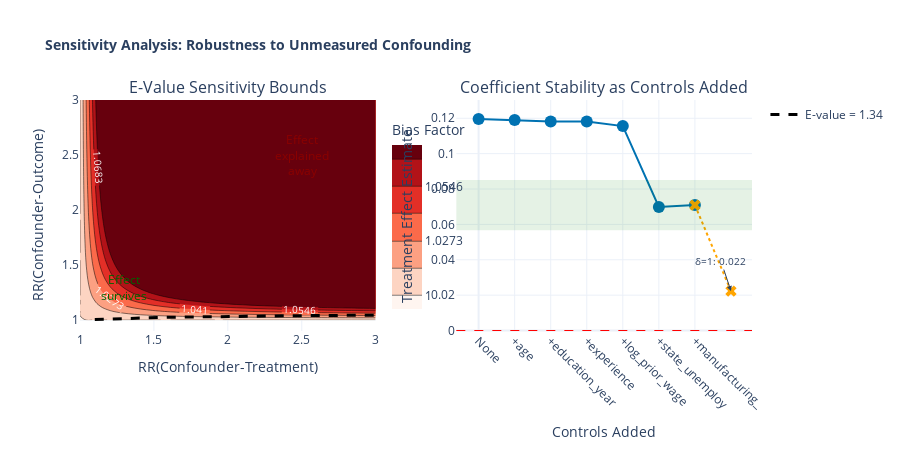

Notebook code for this chart:
### Code cell
# =============================================================================
# Sensitivity Analysis Visualization
# =============================================================================

fig = make_subplots(
    rows=1, cols=2,
    subplot_titles=(
        'E-Value Sensitivity Bounds',
        'Coefficient Stability as Controls Added'
    ),
    horizontal_spacing=0.12
)

# 1. E-Value contour plot
# Show combinations of confounder-treatment and confounder-outcome associations
# that could explain away the effect
gamma_range = np.linspace(1, 3, 50)  # RR with treatment
delta_range = np.linspace(1, 3, 50)  # RR with outcome

# Maximum bias from confounding (VanderWeele)
def max_bias_factor(gamma, delta):
    return (gamma * delta) / (gamma + delta - 1)

bias_grid = np.zeros((len(gamma_range), len(delta_range)))
for i, g in enumerate(gamma_range):
    for j, d in enumerate(delta_range):
        bias_grid[i, j] = max_bias_factor(g, d)

# Create contour for E-value threshold
fig.add_trace(
    go.Contour(
        x=gamma_range, y=delta_range, z=bias_grid.T,
        colorscale='Reds',
        contours=dict(
            start=1.0,
            end=rr_estimate,
            size=(rr_estimate-1)/5,
            showlabels=True,
            labelfont=dict(size=10, color='white')
        ),
        colorbar=dict(title='Bias Factor', x=0.45, len=0.9),
        showscale=True,
        name='Bias Factor'
    ),
    row=1, col=1
)

# Add E-value line (combinations that exactly explain away effect)
e_line_x = np.linspace(1.1, 3, 50)
e_line_y = (rr_estimate * (e_line_x - 1) + 1) / e_line_x

fig.add_trace(
    go.Scatter(
        x=e_line_x, y=e_line_y,
        mode='lines',
        line=dict(color='black', width=3, dash='dash'),
        name=f'E-value = {e_val:.2f}'
    ),
    row=1, col=1
)

# Add annotation for "safe zone"
fig.add_annotation(
    x=1.3, y=1.3,
    text='Effect<br>survives',
    showarrow=False,
    font=dict(size=12, color='darkgreen'),
    row=1, col=1
)
fig.add_annotation(
    x=2.5, y=2.5,
    text='Effect<br>explained<br>away',
    showarrow=False,
    font=dict(size=12, color='darkred'),
    row=1, col=1
)

# 2. Coefficient stability plot
n_controls = len(stability_df)
x_pos = list(range(n_controls))

fig.add_trace(
    go.Scatter(
        x=x_pos, y=stability_df['Estimate'],
        mode='lines+markers',
        marker=dict(size=12, color=COLORS[0]),
        line=dict(color=COLORS[0], width=2),
        name='Treatment Effect',
        showlegend=False
    ),
    row=1, col=2
)

# Add reference line at zero
fig.add_hline(y=0, line_dash='dash', line_color='red', line_width=1, row=1, col=2)

# Add shaded region for "stable" zone (within 20% of final estimate)
final_est = stability_df.iloc[-1]['Estimate']
fig.add_hrect(
    y0=final_est * 0.8, y1=final_est * 1.2,
    fillcolor='green', opacity=0.1,
    line_width=0, row=1, col=2
)

# Extrapolation line (Oster approach)
# If selection on unobservables = selection on observables
if len(stability_df) > 1:
    extrapolated = 2 * final_est - stability_df.iloc[0]['Estimate']
    fig.add_trace(
        go.Scatter(
            x=[n_controls-1, n_controls],
            y=[final_est, extrapolated],
            mode='lines+markers',
            marker=dict(size=10, symbol='x', color='orange'),
            line=dict(color='orange', width=2, dash='dot'),
            name='δ=1 extrapolation',
            showlegend=False
        ),
        row=1, col=2
    )
    fig.add_annotation(
        x=n_controls, y=extrapolated,
        text=f'δ=1: {extrapolated:.3f}',
        showarrow=True, arrowhead=2,
        font=dict(size=10),
        row=1, col=2
    )

fig.update_layout(
    title=dict(text='<b>Sensitivity Analysis: Robustness to Unmeasured Confounding</b>',
               font=dict(size=14)),
    height=450,
    showlegend=True,
    template='plotly_white'
)

fig.update_xaxes(title_text='RR(Confounder-Treatment)', row=1, col=1)
fig.update_yaxes(title_text='RR(Confounder-Outcome)', row=1, col=1)
fig.update_xaxes(title_text='Controls Added', tickvals=x_pos, 
                 ticktext=[s[:15] for s in stability_df['Controls']], tickangle=45, row=1, col=2)
fig.update_yaxes(title_text='Treatment Effect Estimate', row=1, col=2)

fig.show()

print("\n💡 VISUALIZATION INSIGHTS:")
print("   Left panel: Combinations of confounder associations that could explain away the effect")
print("   Right panel: Stability of estimate as controls are added (Oster 2019 approach)")

### Figure 1 — Plotly figure (JSON) as saved in the notebook; plotly's stock layout.template omitted (floating-point values rounded to 4 significant figures; data arrays with more than 128 entries replaced by an {"elided": "..."} marker saying what was removed)
{"data": [{"colorbar": {"len": 0.9, "title": {"text": "Bias Factor"}, "x": 0.45}, "colorscale": [[0, "rgb(255,245,240)"], [0.125, "rgb(254,224,210)"], [0.25, "rgb(252,187,161)"], [0.375, "rgb(252,146,114)"], [0.5, "rgb(251,106,74)"], [0.625, "rgb(239,59,44)"], [0.75, "rgb(203,24,29)"], [0.875, "rgb(165,15,21)"], [1, "rgb(103,0,13)"]], "contours": {"end": 1.068, "labelfont": {"color": "white", "size": 10}, "showlabels": true, "size": 0.01366, "start": 1}, "name": "Bias Factor", "showscale": true, "type": "contour", "x": [1.0, 1.041, 1.082, 1.122, 1.163, 1.204, 1.245, 1.286, 1.327, 1.367, 1.408, 1.449, 1.49, 1.531, 1.571, 1.612, 1.653, 1.694, 1.735, 1.776, 1.816, 1.857, 1.898, 1.939, 1.98, 2.02, 2.061, 2.102, 2.143, 2.184, 2.224, 2.265, 2.306, 2.347, 2.388, 2.429, 2.469, 2.51, 2.551, 2.592, 2.633, 2.673, 2.714, 2.755, 2.796, 2.837, 2.878, 2.918, 2.959, 3.0], "xaxis": "x", "y": [1.0, 1.041, 1.082, 1.122, 1.163, 1.204, 1.245, 1.286, 1.327, 1.367, 1.408, 1.449, 1.49, 1.531, 1.571, 1.612, 1.653, 1.694, 1.735, 1.776, 1.816, 1.857, 1.898, 1.939, 1.98, 2.02, 2.061, 2.102, 2.143, 2.184, 2.224, 2.265, 2.306, 2.347, 2.388, 2.429, 2.469, 2.51, 2.551, 2.592, 2.633, 2.673, 2.714, 2.755, 2.796, 2.837, 2.878, 2.918, 2.959, 3.0], "yaxis": "y", "z": {"elided": "50x50 float values"}}, {"line": {"color": "black", "dash": "dash", "width": 3}, "mode": "lines", "name": "E-value = 1.34", "type": "scatter", "x": [1.1, 1.139, 1.178, 1.216, 1.255, 1.294, 1.333, 1.371, 1.41, 1.449, 1.488, 1.527, 1.565, 1.604, 1.643, 1.682, 1.72, 1.759, 1.798, 1.837, 1.876, 1.914, 1.953, 1.992, 2.031, 2.069, 2.108, 2.147, 2.186, 2.224, 2.263, 2.302, 2.341, 2.38, 2.418, 2.457, 2.496, 2.535, 2.573, 2.612, 2.651, 2.69, 2.729, 2.767, 2.806, 2.845, 2.884, 2.922, 2.961, 3.0], "xaxis": "x", "y": [1.006, 1.008, 1.01, 1.012, 1.014, 1.016, 1.017, 1.018, 1.02, 1.021, 1.022, 1.024, 1.025, 1.026, 1.027, 1.028, 1.029, 1.029, 1.03, 1.031, 1.032, 1.033, 1.033, 1.034, 1.035, 1.035, 1.036, 1.036, 1.037, 1.038, 1.038, 1.039, 1.039, 1.04, 1.04, 1.04, 1.041, 1.041, 1.042, 1.042, 1.043, 1.043, 1.043, 1.044, 1.044, 1.044, 1.045, 1.045, 1.045, 1.046], "yaxis": "y"}, {"line": {"color": "#0072B2", "width": 2}, "marker": {"color": "#0072B2", "size": 12}, "mode": "lines+markers", "name": "Treatment Effect", "showlegend": false, "type": "scatter", "x": [0, 1, 2, 3, 4, 5, 6], "xaxis": "x2", "y": [0.1196, 0.119, 0.1181, 0.1181, 0.1156, 0.06986, 0.07092], "yaxis": "y2"}, {"line": {"color": "orange", "dash": "dot", "width": 2}, "marker": {"color": "orange", "size": 10, "symbol": "x"}, "mode": "lines+markers", "name": "δ=1 extrapolation", "showlegend": false, "type": "scatter", "x": [6, 7], "xaxis": "x2", "y": [0.07092, 0.02229], "yaxis": "y2"}], "layout": {"annotations": [{"font": {"size": 16}, "showarrow": false, "text": "E-Value Sensitivity Bounds", "x": 0.22, "xanchor": "center", "xref": "paper", "y": 1, "yanchor": "bottom", "yref": "paper"}, {"font": {"size": 16}, "showarrow": false, "text": "Coefficient Stability as Controls Added", "x": 0.78, "xanchor": "center", "xref": "paper", "y": 1, "yanchor": "bottom", "yref": "paper"}, {"font": {"color": "darkgreen", "size": 12}, "showarrow": false, "text": "Effect<br>survives", "x": 1.3, "xref": "x", "y": 1.3, "yref": "y"}, {"font": {"color": "darkred", "size": 12}, "showarrow": false, "text": "Effect<br>explained<br>away", "x": 2.5, "xref": "x", "y": 2.5, "yref": "y"}, {"arrowhead": 2, "font": {"size": 10}, "showarrow": true, "text": "δ=1: 0.022", "x": 7, "xref": "x2", "y": 0.02229, "yref": "y2"}], "height": 450, "shapes": [{"line": {"color": "red", "dash": "dash", "width": 1}, "type": "line", "x0": 0, "x1": 1, "xref": "x2 domain", "y0": 0, "y1": 0, "yref": "y2"}, {"fillcolor": "green", "line": {"width": 0}, "opacity": 0.1, "type": "rect", "x0": 0, "x1": 1, "xref": "x2 domain", "y0": 0.05674, "y1": 0.08511, "yref": "y2"}], "showlegend": true, "title": {"font": {"size": 14}, "text": "<b>Sensitivity Analysis: Robustness to Unmeasured Confounding</b>"}, "xaxis": {"anchor": "y", "domain": [0, 0.44], "title": {"text": "RR(Confounder-Treatment)"}}, "xaxis2": {"anchor": "y2", "domain": [0.56, 1], "tickangle": 45, "ticktext": ["None", "+age", "+education_year", "+experience", "+log_prior_wage", "+state_unemploy", "+manufacturing_"], "tickvals": [0, 1, 2, 3, 4, 5, 6], "title": {"text": "Controls Added"}}, "yaxis": {"anchor": "x", "domain": [0, 1], "title": {"text": "RR(Confounder-Outcome)"}}, "yaxis2": {"anchor": "x2", "domain": [0, 1], "title": {"text": "Treatment Effect Estimate"}}}}
